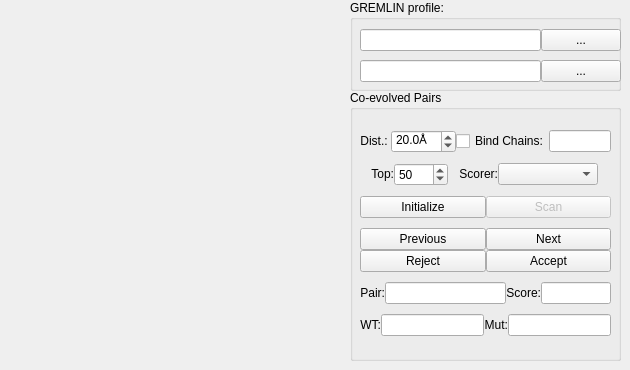
    <widget class="QWidget" name="tab_interact">
     <property name="statusTip">
      <string>Inspect co-evolved pairs</string>
     </property>
     <attribute name="title">
      <string>Interact</string>
     </attribute>
     <widget class="QWidget" name="gridLayoutWidget_3">
      <property name="geometry">
       <rect>
        <x>10</x>
        <y>20</y>
        <width>331</width>
        <height>341</height>
       </rect>
      </property>
      <layout class="QGridLayout" name="gridLayout_interact_pairs">
       <property name="sizeConstraint">
        <enum>QLayout::SetNoConstraint</enum>
       </property>
      </layout>
     </widget>
     <widget class="QGroupBox" name="groupBox_22">
      <property name="geometry">
       <rect>
        <x>350</x>
        <y>0</y>
        <width>271</width>
        <height>91</height>
       </rect>
      </property>
      <property name="title">
       <string>GREMLIN profile:</string>
      </property>
      <widget class="QWidget" name="layoutWidget">
       <property name="geometry">
        <rect>
         <x>10</x>
         <y>20</y>
         <width>261</width>
         <height>71</height>
        </rect>
       </property>
       <layout class="QVBoxLayout" name="verticalLayout_6">
        <property name="spacing">
         <number>0</number>
        </property>
        <item>
         <layout class="QHBoxLayout" name="horizontalLayout_33">
          <property name="bottomMargin">
           <number>0</number>
          </property>
          <item>
           <widget class="QLineEdit" name="lineEdit_input_gremlin_mtx">
            <property name="statusTip">
             <string>GREMLIN MRF profiles in pkl</string>
            </property>
            <property name="text">
             <string/>
            </property>
           </widget>
          </item>
          <item>
           <widget class="QPushButton" name="pushButton_open_gremlin_mtx">
            <property name="sizePolicy">
             <sizepolicy hsizetype="Minimum" vsizetype="Fixed">
              <horstretch>0</horstretch>
              <verstretch>0</verstretch>
             </sizepolicy>
            </property>
            <property name="maximumSize">
             <size>
              <width>16777215</width>
              <height>16777215</height>
             </size>
            </property>
            <property name="text">
             <string>...</string>
            </property>
           </widget>
          </item>
         </layout>
        </item>
        <item>
         <layout class="QHBoxLayout" name="horizontalLayout_29">
          <item>
           <widget class="QLineEdit" name="lineEdit_output_mutant_table">
            <property name="statusTip">
             <string>Mutant Table to save.</string>
            </property>
            <property name="text">
             <string/>
            </property>
           </widget>
          </item>
          <item>
           <widget class="QPushButton" name="pushButton_open_save_mutant_table">
            <property name="sizePolicy">
             <sizepolicy hsizetype="Minimum" vsizetype="Fixed">
              <horstretch>0</horstretch>
              <verstretch>0</verstretch>
             </sizepolicy>
            </property>
            <property name="maximumSize">
             <size>
              <width>16777215</width>
              <height>16777215</height>
             </size>
            </property>
            <property name="text">
             <string>...</string>
            </property>
           </widget>
          </item>
         </layout>
        </item>
       </layout>
      </widget>
     </widget>
     <widget class="QGroupBox" name="groupBox_9">
      <property name="geometry">
       <rect>
        <x>350</x>
        <y>90</y>
        <width>271</width>
        <height>271</height>
       </rect>
      </property>
      <property name="title">
       <string>Co-evolved Pairs</string>
      </property>
      <widget class="QWidget" name="verticalLayoutWidget_6">
       <property name="geometry">
        <rect>
         <x>10</x>
         <y>30</y>
         <width>251</width>
         <height>232</height>
        </rect>
       </property>
       <layout class="QVBoxLayout" name="verticalLayout_18">
        <property name="spacing">
         <number>0</number>
        </property>
        <item>
         <layout class="QHBoxLayout" name="horizontalLayout_14">
          <property name="spacing">
           <number>0</number>
          </property>
          <item>
           <layout class="QHBoxLayout" name="horizontalLayout_8">
            <property name="spacing">
             <number>0</number>
            </property>
            <item>
             <widget class="QLabel" name="label_chainid_7">
              <property name="sizePolicy">
               <sizepolicy hsizetype="Maximum" vsizetype="Fixed">
                <horstretch>1</horstretch>
                <verstretch>0</verstretch>
               </sizepolicy>
              </property>
              <property name="maximumSize">
               <size>
                <width>16777215</width>
                <height>16777215</height>
               </size>
              </property>
              <property name="text">
               <string>Dist.: </string>
              </property>
              <property name="alignment">
               <set>Qt::AlignRight|Qt::AlignTrailing|Qt::AlignVCenter</set>
              </property>
             </widget>
            </item>
            <item>
             <widget class="QDoubleSpinBox" name="doubleSpinBox_max_interact_dist">
              <property name="sizePolicy">
               <sizepolicy hsizetype="Fixed" vsizetype="Fixed">
                <horstretch>0</horstretch>
                <verstretch>0</verstretch>
               </sizepolicy>
              </property>
              <property name="statusTip">
               <string>Max distance to accept a co-evolved pair.</string>
              </property>
              <property name="prefix">
               <string/>
              </property>
              <property name="suffix">
               <string>Å</string>
              </property>
              <property name="decimals">
               <number>1</number>
              </property>
              <property name="minimum">
               <double>0.500000000000000</double>
              </property>
              <property name="value">
               <double>20.000000000000000</double>
              </property>
             </widget>
            </item>
           </layout>
          </item>
          <item>
           <layout class="QHBoxLayout" name="horizontalLayout_62">
            <item>
             <widget class="QCheckBox" name="checkBox_interact_bind_chain_mode">
              <property name="statusTip">
               <string>Bind to multiple chains</string>
              </property>
              <property name="text">
               <string>Bind Chains:</string>
              </property>
             </widget>
            </item>
            <item>
             <widget class="QLineEdit" name="lineEdit_interact_chain_binding">
              <property name="statusTip">
               <string>Chain IDs to bind together. eg. `ABCD`</string>
              </property>
             </widget>
            </item>
           </layout>
          </item>
         </layout>
        </item>
        <item>
         <layout class="QHBoxLayout" name="horizontalLayout_44">
          <item>
           <layout class="QHBoxLayout" name="horizontalLayout_5">
            <property name="spacing">
             <number>0</number>
            </property>
            <item>
             <widget class="QLabel" name="label_chainid_6">
              <property name="sizePolicy">
               <sizepolicy hsizetype="Maximum" vsizetype="Fixed">
                <horstretch>1</horstretch>
                <verstretch>0</verstretch>
               </sizepolicy>
              </property>
              <property name="maximumSize">
               <size>
                <width>16777215</width>
                <height>16777215</height>
               </size>
              </property>
              <property name="text">
               <string>Top:</string>
              </property>
              <property name="alignment">
               <set>Qt::AlignRight|Qt::AlignTrailing|Qt::AlignVCenter</set>
              </property>
             </widget>
            </item>
            <item>
             <widget class="QSpinBox" name="spinBox_gremlin_topN">
              <property name="sizePolicy">
               <sizepolicy hsizetype="Fixed" vsizetype="Fixed">
                <horstretch>0</horstretch>
                <verstretch>0</verstretch>
               </sizepolicy>
              </property>
              <property name="statusTip">
               <string>Select top N interact pairs</string>
              </property>
              <property name="minimum">
               <number>1</number>
              </property>
              <property name="maximum">
               <number>1000</number>
              </property>
              <property name="value">
               <number>50</number>
              </property>
             </widget>
            </item>
           </layout>
          </item>
          <item>
           <layout class="QHBoxLayout" name="horizontalLayout_61">
            <item>
             <widget class="QLabel" name="label_chainid_13">
              <property name="sizePolicy">
               <sizepolicy hsizetype="Maximum" vsizetype="Fixed">
                <horstretch>1</horstretch>
                <verstretch>0</verstretch>
               </sizepolicy>
              </property>
              <property name="maximumSize">
               <size>
                <width>16777215</width>
                <height>16777215</height>
               </size>
              </property>
              <property name="text">
               <string>Scorer:</string>
              </property>
              <property name="alignment">
               <set>Qt::AlignRight|Qt::AlignTrailing|Qt::AlignVCenter</set>
              </property>
             </widget>
            </item>
            <item>
             <widget class="QComboBox" name="comboBox_external_scorer">
              <property name="sizePolicy">
               <sizepolicy hsizetype="Fixed" vsizetype="Fixed">
                <horstretch>0</horstretch>
                <verstretch>0</verstretch>
               </sizepolicy>
              </property>
              <property name="minimumSize">
               <size>
                <width>0</width>
                <height>0</height>
               </size>
              </property>
              <property name="maximumSize">
               <size>
                <width>100</width>
                <height>16777215</height>
               </size>
              </property>
              <property name="statusTip">
               <string>Format of profile, automatically determined. Profile will be ignored if choosing external designer.</string>
              </property>
             </widget>
            </item>
           </layout>
          </item>
         </layout>
        </item>
        <item>
         <layout class="QHBoxLayout" name="horizontalLayout_6">
          <item>
           <widget class="QPushButton" name="pushButton_reinitialize_interact">
            <property name="statusTip">
             <string>Initialize design work space</string>
            </property>
            <property name="text">
             <string>Initialize</string>
            </property>
           </widget>
          </item>
          <item>
           <widget class="QPushButton" name="pushButton_run_interact_scan">
            <property name="enabled">
             <bool>false</bool>
            </property>
            <property name="statusTip">
             <string>Scan for co-evolved pairs.</string>
            </property>
            <property name="text">
             <string>Scan</string>
            </property>
           </widget>
          </item>
         </layout>
        </item>
        <item>
         <layout class="QGridLayout" name="gridLayout_3">
          <property name="verticalSpacing">
           <number>-1</number>
          </property>
          <item row="0" column="1">
           <widget class="QPushButton" name="pushButton_next">
            <property name="statusTip">
             <string>Next co-evolved pair.</string>
            </property>
            <property name="text">
             <string>Next</string>
            </property>
           </widget>
          </item>
          <item row="1" column="0">
           <widget class="QPushButton" name="pushButton_interact_reject">
            <property name="statusTip">
             <string>Reject picked pair.</string>
            </property>
            <property name="text">
             <string>Reject</string>
            </property>
           </widget>
          </item>
          <item row="0" column="0">
           <widget class="QPushButton" name="pushButton_previous">
            <property name="statusTip">
             <string>Previous co-evolved pair.</string>
            </property>
            <property name="text">
             <string>Previous</string>
            </property>
           </widget>
          </item>
          <item row="1" column="1">
           <widget class="QPushButton" name="pushButton_interact_accept">
            <property name="statusTip">
             <string>Accept picked pair.</string>
            </property>
            <property name="text">
             <string>Accept</string>
            </property>
           </widget>
          </item>
         </layout>
        </item>
        <item>
         <layout class="QHBoxLayout" name="horizontalLayout_46">
          <item>
           <layout class="QHBoxLayout" name="horizontalLayout_56">
            <item>
             <widget class="QLabel" name="label_chainid_10">
              <property name="sizePolicy">
               <sizepolicy hsizetype="Maximum" vsizetype="Fixed">
                <horstretch>1</horstretch>
                <verstretch>0</verstretch>
               </sizepolicy>
              </property>
              <property name="maximumSize">
               <size>
                <width>16777215</width>
                <height>16777215</height>
               </size>
              </property>
              <property name="text">
               <string>Pair:</string>
              </property>
              <property name="alignment">
               <set>Qt::AlignRight|Qt::AlignTrailing|Qt::AlignVCenter</set>
              </property>
             </widget>
            </item>
            <item>
             <widget class="QLineEdit" name="lineEdit_current_pair">
              <property name="enabled">
               <bool>true</bool>
              </property>
              <property name="statusTip">
               <string>Pair id</string>
              </property>
              <property name="readOnly">
               <bool>true</bool>
              </property>
             </widget>
            </item>
           </layout>
          </item>
          <item>
           <layout class="QHBoxLayout" name="horizontalLayout_58">
            <item>
             <widget class="QLabel" name="label_chainid_12">
              <property name="sizePolicy">
               <sizepolicy hsizetype="Maximum" vsizetype="Fixed">
                <horstretch>1</horstretch>
                <verstretch>0</verstretch>
               </sizepolicy>
              </property>
              <property name="maximumSize">
               <size>
                <width>16777215</width>
                <height>16777215</height>
               </size>
              </property>
              <property name="text">
               <string>Score:</string>
              </property>
              <property name="alignment">
               <set>Qt::AlignRight|Qt::AlignTrailing|Qt::AlignVCenter</set>
              </property>
             </widget>
            </item>
            <item>
             <widget class="QLineEdit" name="lineEdit_current_pair_score">
              <property name="enabled">
               <bool>true</bool>
              </property>
              <property name="sizePolicy">
               <sizepolicy hsizetype="Fixed" vsizetype="Fixed">
                <horstretch>0</horstretch>
                <verstretch>0</verstretch>
               </sizepolicy>
              </property>
              <property name="maximumSize">
               <size>
                <width>70</width>
                <height>16777215</height>
               </size>
              </property>
              <property name="statusTip">
               <string>Pair score</string>
              </property>
              <property name="readOnly">
               <bool>true</bool>
              </property>
             </widget>
            </item>
           </layout>
          </item>
         </layout>
        </item>
        <item>
         <layout class="QHBoxLayout" name="horizontalLayout_45">
          <item>
           <layout class="QHBoxLayout" name="horizontalLayout_59">
            <item>
             <widget class="QLabel" name="label_chainid_9">
              <property name="sizePolicy">
               <sizepolicy hsizetype="Maximum" vsizetype="Fixed">
                <horstretch>1</horstretch>
                <verstretch>0</verstretch>
               </sizepolicy>
              </property>
              <property name="maximumSize">
               <size>
                <width>16777215</width>
                <height>16777215</height>
               </size>
              </property>
              <property name="text">
               <string>WT:</string>
              </property>
              <property name="alignment">
               <set>Qt::AlignRight|Qt::AlignTrailing|Qt::AlignVCenter</set>
              </property>
             </widget>
            </item>
            <item>
             <widget class="QLineEdit" name="lineEdit_current_pair_wt_score">
              <property name="enabled">
               <bool>true</bool>
              </property>
              <property name="statusTip">
               <string>WT GREMLIN score</string>
              </property>
              <property name="readOnly">
               <bool>true</bool>
              </property>
             </widget>
            </item>
           </layout>
          </item>
          <item>
           <layout class="QHBoxLayout" name="horizontalLayout_60">
            <item>
             <widget class="QLabel" name="label_chainid_8">
              <property name="sizePolicy">
               <sizepolicy hsizetype="Maximum" vsizetype="Fixed">
                <horstretch>1</horstretch>
                <verstretch>0</verstretch>
               </sizepolicy>
              </property>
              <property name="maximumSize">
               <size>
                <width>16777215</width>
                <height>16777215</height>
               </size>
              </property>
              <property name="text">
               <string>Mut:</string>
              </property>
              <property name="alignment">
               <set>Qt::AlignRight|Qt::AlignTrailing|Qt::AlignVCenter</set>
              </property>
             </widget>
            </item>
            <item>
             <widget class="QLineEdit" name="lineEdit_current_pair_mut_score">
              <property name="enabled">
               <bool>true</bool>
              </property>
              <property name="statusTip">
               <string>Mutant GREMLIN score</string>
              </property>
              <property name="readOnly">
               <bool>true</bool>
              </property>
             </widget>
            </item>
           </layout>
          </item>
         </layout>
        </item>
       </layout>
      </widget>
     </widget>
    </widget>
